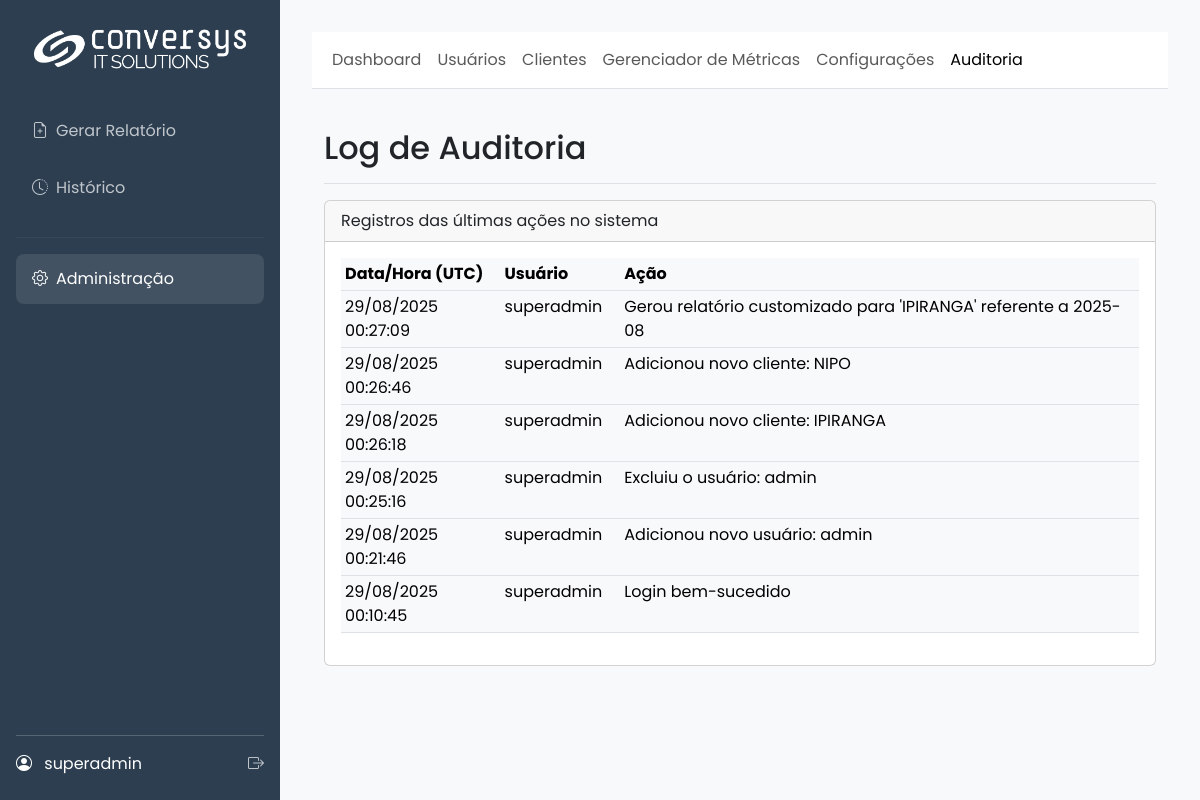
The page /admin/audit (signed in) on the database its author committed.
### app/models.py (models this page shows, shortened)
class SystemConfig(db.Model):
    id = db.Column(db.Integer, primary_key=True)
    company_name = db.Column(db.String(100), default="Conversys IT Solutions")
    footer_text = db.Column(db.String(255), default=f"Conversys IT Solutions Copyright {dt.datetime.now().year} – Todos os direitos Reservados | Política de privacidade")
    primary_color = db.Column(db.String(7), default="#2c3e50")
    secondary_color = db.Column(db.String(7), default="#3498db")
    logo_dark_bg_path = db.Column(db.String(255), nullable=True)
    logo_light_bg_path = db.Column(db.String(255), nullable=True)
    login_background_path = db.Column(db.String(255), nullable=True)
    default_cover_path = db.Column(db.String(255), nullable=True)
    color_scheme = db.Column(db.String(10), default="light")
    color_bg_main = db.Column(db.String(7), default="#f8f9fa")
    color_bg_card = db.Column(db.String(7), default="#ffffff")
    color_text_light = db.Column(db.String(7), default="#212529")
    color_border = db.Column(db.String(7), default="#dee2e6")
    login_media_path = db.Column(db.String(255), nullable=True)
    report_cover_path = db.Column(db.String(255), nullable=True)
    report_final_page_path = db.Column(db.String(255), nullable=True)

class User(UserMixin, db.Model):
    id = db.Column(db.Integer, primary_key=True)
    username = db.Column(db.String(64), index=True, unique=True)
    email = db.Column(db.String(120), index=True, unique=True)
    password_hash = db.Column(db.String(256))
    role_id = db.Column(db.Integer, db.ForeignKey('role.id'))
    reports = db.relationship('Report', backref='user', lazy='dynamic')
    clients = db.relationship('Client', secondary=user_client_association, back_populates='users')
    def has_role(self, role_name):
        return self.role.name == role_name

class AuditLog(db.Model):
    id = db.Column(db.Integer, primary_key=True)
    user_id = db.Column(db.Integer, db.ForeignKey('user.id'), nullable=True)
    username = db.Column(db.String(64), nullable=False)
    action = db.Column(db.String(255), nullable=False)
    timestamp = db.Column(db.DateTime, default=dt.datetime.utcnow)
    user = db.relationship('User', backref='audit_logs')

### app/admin/routes.py (the view)
@admin.route('/audit')
@admin_required
def audit_log():
    _ensure_request_id()
    logs = AuditLog.query.order_by(AuditLog.timestamp.desc()).limit(200).all()
    _log_debug("Audit log listado", count=len(logs))
    return render_template('admin/audit_log.html', title="Log de Auditoria", logs=logs)

### app/__init__.py (called while the page is built)
@login_manager.user_loader
def load_user(user_id):
    from .models import User
    return db.session.get(User, int(user_id))

def _ensure_request_id():
    rid = getattr(g, "request_id", None)
    if not rid:
        rid = uuid.uuid4().hex
        g.request_id = rid
    return rid

### app/admin/routes.py (called while the page is built)
def _ensure_request_id():
    if not getattr(g, "request_id", None):
        g.request_id = uuid.uuid4().hex
    return g.request_id

def _log_debug(msg, **extra):
    rid = _ensure_request_id()
    payload = {"rid": rid, **extra}
    try:
        current_app.logger.debug(f"{msg} | {payload}")
    except Exception:
        print(f"DEBUG {msg} | {payload}")

### app/main/routes.py (called while the page is built)
@main.before_app_request
def before_request_func():
    g.sys_config = SystemConfig.query.first()

### app/utils.py (called while the page is built)
def admin_required(f):
    @wraps(f)
    @login_required
    def decorated_function(*args, **kwargs):
        if not (current_user.has_role('admin') or current_user.has_role('super_admin')):
            flash('Acesso negado. Você não tem permissão para acessar esta área.', 'danger')
            return redirect(url_for('main.gerar_form'))
        return f(*args, **kwargs)
    return decorated_function

### app/templates/admin/audit_log.html (shortened to what this page needs)
{% extends 'admin/base.html' %}
{% block admin_content %}
<div class="container-fluid">
    <div class="d-flex justify-content-between flex-wrap flex-md-nowrap align-items-center pt-3 pb-2 mb-3 border-bottom">
        <h1 class="h2">Log de Auditoria</h1>
    </div>
    <div class="card">
        <div class="card-header">
            Registros das últimas ações no sistema
        </div>
        <div class="card-body">
            <div class="table-responsive">
                <table class="table table-sm table-hover">
                    <thead>
                        <tr>
                            <th style="width: 20%;">Data/Hora (UTC)</th>
                            <th style="width: 15%;">Usuário</th>
                            <th>Ação</th>
                        </tr>
                    </thead>
                    <tbody>
                        {% for log in logs %}
                        <tr>
                            <td>{{ log.timestamp.strftime('%d/%m/%Y %H:%M:%S') }}</td>
                            <td>{{ log.username }}</td>
                            <td>{{ log.action }}</td>
                        </tr>
                        {% else %}
                        <tr>
                            <td colspan="3" class="text-center text-muted p-4">Nenhum registro de auditoria encontrado.</td>
                        </tr>
                        {% endfor %}
                    </tbody>
                </table>
            </div>
        </div>
    </div>
</div>
{% endblock %}

### app/templates/base.html (shortened to what this page needs)
<!DOCTYPE html>
<html lang="pt-br" data-bs-theme="{{ g.sys_config.color_scheme | default('dark') }}">
<head>
    <link href="https://cdn.jsdelivr.net/npm/bootstrap@5.3.3/dist/css/bootstrap.min.css" rel="stylesheet">
    <link rel="stylesheet" href="https://cdn.jsdelivr.net/npm/bootstrap-icons@1.11.3/font/bootstrap-icons.min.css">
</head>
<body>
    <div class="d-flex">
        <div class="sidebar">
            <a href="{{ url_for('main.index') }}" class="logo">
                {% if g.sys_config.logo_dark_bg_path %}
                    <img src="{{ url_for('main.uploaded_file', filename=g.sys_config.logo_dark_bg_path) }}" alt="Logo">
                {% else %}
                    <span>{{ g.sys_config.company_name }}</span>
                {% endif %}
            </a>
            <ul class="nav flex-column">
                <li><a href="{{ url_for('main.gerar_form') }}" class="nav-link {% if request.endpoint == 'main.gerar_form' %}active{% endif %}"><i class="bi bi-file-earmark-plus me-2"></i>Gerar Relatório</a></li>
                <li><a href="{{ url_for('main.history') }}" class="nav-link {% if request.endpoint == 'main.history' %}active{% endif %}"><i class="bi bi-clock-history me-2"></i>Histórico</a></li>
                {% if current_user.has_role('admin') or current_user.has_role('super_admin') %}
                <hr style="border-color: rgba(255,255,255,0.2);">
                <li><a href="{{ url_for('admin.dashboard') }}" class="nav-link {% if 'admin.' in request.endpoint %}active{% endif %}"><i class="bi bi-gear me-2"></i>Administração</a></li>
                {% endif %}
            </ul>
            <div class="user-info">
                <div class="d-flex justify-content-between align-items-center">
                    <div>
                        <i class="bi bi-person-circle me-2"></i>
                        <span>{{ current_user.username }}</span>
                    </div>
                    <a href="{{ url_for('auth.logout') }}" title="Sair"><i class="bi bi-box-arrow-right"></i></a>
                </div>
            </div>
        </div>
        <div class="main-content flex-grow-1">
            {% block content %}{% endblock %}
        </div>
    </div>
</body>
</html>

### rows shown on the page
SystemConfig: logo_dark_bg_path (picture)
User: username "superadmin"
AuditLog: timestamp "29/08/2025 00:27:09", username "superadmin", action "Gerou relatório customizado para 'IPIRANGA' referente a 2025-08"
AuditLog: timestamp "29/08/2025 00:26:46", username "superadmin", action "Adicionou novo cliente: NIPO"
AuditLog: timestamp "29/08/2025 00:26:18", username "superadmin", action "Adicionou novo cliente: IPIRANGA"
AuditLog: timestamp "29/08/2025 00:25:16", username "superadmin", action "Excluiu o usuário: admin"
AuditLog: timestamp "29/08/2025 00:21:46", username "superadmin", action "Adicionou novo usuário: admin"
AuditLog: timestamp "29/08/2025 00:10:45", username "superadmin", action "Login bem-sucedido"
